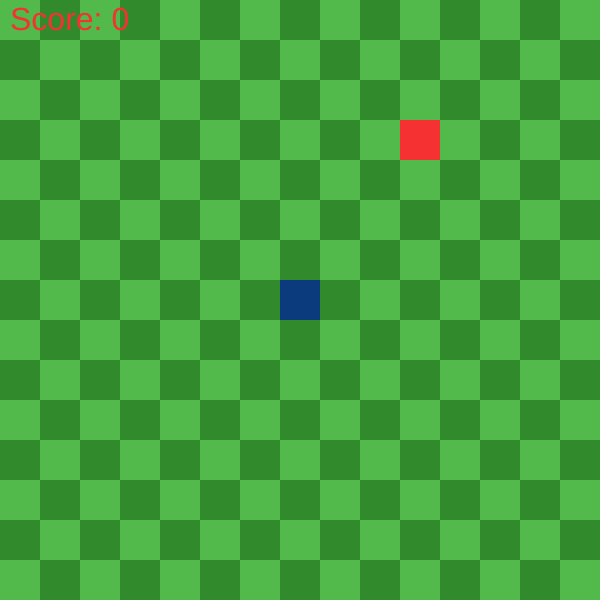
Frame 1 (no input)
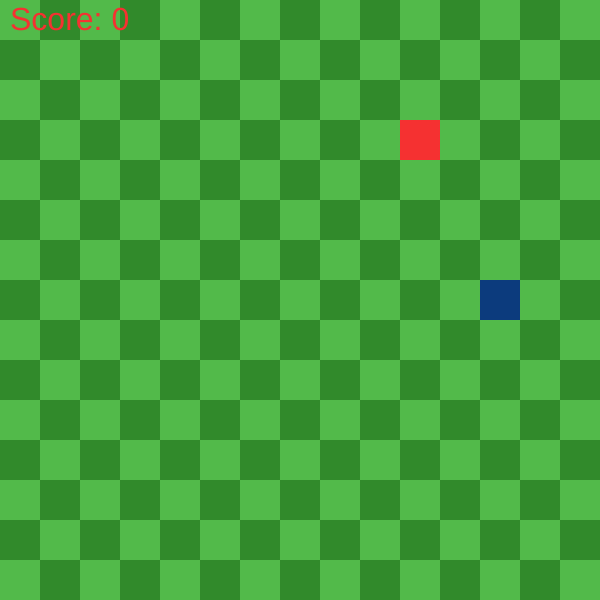
Frame 60 (no input)
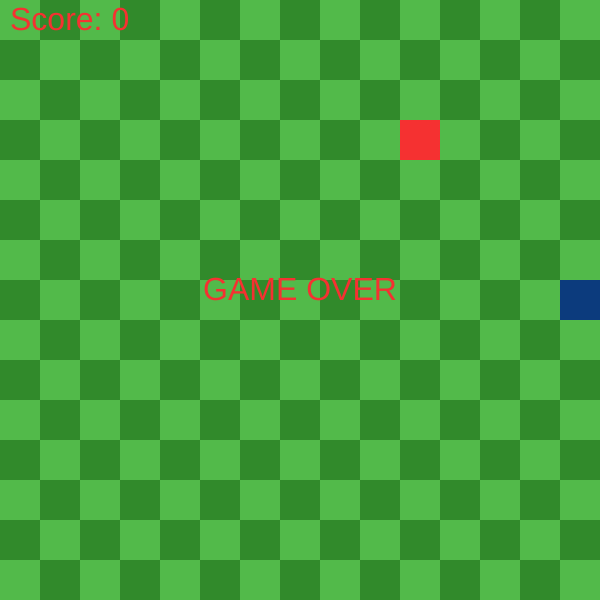
Frame 120 (the mouse pressed at the canvas centre since frame 60)

The p5.js sketch that drew these frames (run headless with seeded random() and noise() and a simulated clock; from frame 60 on, the mouse is pressed at the canvas centre):

// p5.js sketch
// ── sketch.js
let res = 40; 
let w;
let h;
let snake;
let dead = false;
function setup() {
  createCanvas(600, 600);
  //frameRate(5);
  w = int(width/res);
  h = int(height/res);
  let x = int(w/2) * res;
  let y = int(h/2) * res;
  snake = new Snake(x, y, res);

}

function draw() {
  if(!dead){
    draw_grid();
    snake.show();
    if(frameCount % 10 == 0){
      snake.update();
    }
    //snake.update();
    let x = snake.head.x;
    let y = snake.head.y;
    if(x == snake.food.x && y == snake.food.y){
      snake.eat();
    }
    let score = snake.body.length - 1;
    textSize(32);
    text('Score: '+ score, 10, 30);

    if(snake.hit_body() || snake.hit_wall()){
      dead = true;
      push();
      textAlign(CENTER);
      text('GAME OVER', width/2, height/2);
      pop();
    }
  }
  
  
  
  
}

function restart_game(){
  dead = false;
  let x = int(w/2) * res;
  let y = int(h/2) * res;
  snake = new Snake(x, y, res);
  snake.findFoodPos();
}

function keyPressed(){
  if(keyCode == UP_ARROW){
    snake.setDir(0, -1);
  }
  else if(keyCode == DOWN_ARROW){
    snake.setDir(0, 1);
  }
  else if(keyCode == LEFT_ARROW){
    snake.setDir(-1, 0);
  }
  else if(keyCode == RIGHT_ARROW){
    snake.setDir(1, 0);
  }
  else if(key == ' '){
    snake.grow();
  }
  else if(key == 'p'){
    noLoop();
  }
  else if(key == 'r'){
    restart_game();
    print('restarted');
  }
}

function draw_grid(){
  noStroke();
  for(let i = 0; i < w; i++){
    for(let j = 0; j < h; j++){
      if((i+j)%2 == 0){
        fill(82, 186, 74);
      } else {
        fill(49, 138, 43);
      }
      rect(i * res, j * res, res, res);
    }
  }
  
}
// ── snake.js
class Snake{
  constructor(x, y, size){
    this.body = [];
    this.head = createVector(x, y);
    this.body.push(this.head);
    this.vel = createVector(1, 0);
    this.size = size;
    this.food = this.findFoodPos();
  }  
  update(){
    this.vel.setMag(this.size);
    this.body.pop();
    let head = this.head.add(this.vel).copy();
    this.body.unshift(head);
    
    //this.head = this.body[0];
    
  }
  
  grow(){
    let x = this.body[0].x;
    let y = this.body[0].y;
    let tail = createVector(x, y);
    tail.sub(this.vel);
    this.body.push(tail);
  }
  
  eat(){
    this.food = this.findFoodPos();
    this.grow();
  }
  
  hit_wall(){
    let head = this.body[0]; 
    let has_hit = head.x > width - this.size || head.x < 0 || head.y < 0 || head.y > height - this.size;
    
    return has_hit;
  }
  
  hit_body(){
    let head = this.body[0];
    for(let i = 1; i < this.body.length; i++){
      if(head.x == this.body[i].x && head.y == this.body[i].y){
        return true;
      }
    }
    return false;
  }
  
  findFoodPos(){
    //make logic for not spawning on snake later
    let fx = int(random(width/this.size)) * this.size;
    let fy = int(random(height/this.size)) * this.size;

    return createVector(fx, fy);
  }
  
  show(){
    noStroke();
    
    for(let i = 0; i < this.body.length; i++){
      if(this.head.x == this.body[i].x && this.head.y == this.body[i].y){ //i == 0
        fill(12, 59, 125);
      } else {
        fill(12, 81, 125);
      }
      rect(this.body[i].x, this.body[i].y, this.size, this.size); 
    }
    fill(245, 49, 49);
    rect(this.food.x, this.food.y, this.size, this.size);
  }
  
  
  
  setDir(x, y){
    //console.log(this.possibleDir(x,y));
    if(this.possibleDir(x, y)){
      this.vel.x = x; 
      this.vel.y = y;
    }
    
  }
  
  possibleDir(x, y){
    // work on this
    if(this.body.length > 1){
      let h = this.body[0];
      let b = this.body[1];
      let no_left = h.x > b.x && x < 0;
      let no_right = h.x < b.x && x > 0;
      let no_up = h.y < b.y && y > 0;
      let no_down = h.y > b.y && y < 0;
      
      if(no_left || no_right || no_up || no_down){
        return false;
      }
    }
    return true;
  }
  
  // edges(){
  //   if(this.body[0].x > width - this.size){
  //     this.body[0].x = 0;
  //   }
  //   if(this.body[0].x < 0){
  //     this.body[0].x = width - this.size;
  //   }
  //   if(this.body[0].y > height - this.size){
  //     this.body[0].y = 0;
  //   }
  //   if(this.body[0].y < 0){
  //     this.body[0].y = height - this.size;
  //   }
  // }
}
